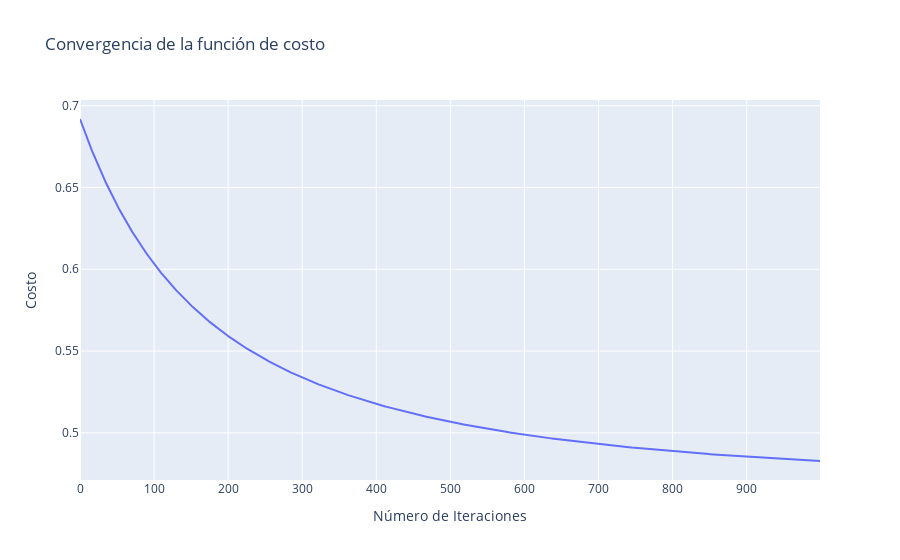

Notebook code for this chart:
### Markdown cell above
El siguiente gráfico muestra cómo la función de costo disminuye hacia un mínimo a lo largo de las iteraciones a medida que se entrena el modelo de regresión logística. Del mismo modo, se puede deducir que el costo es una función monótona decreciente de las iteraciones, lo que significa que el algoritmo de descenso de gradiente está haciendo un buen trabajo disminuyendo los parámetros del modelo de manera efectiva para minimizar el error. La caída es más aguda al principio, lo que significa que las primeras iteraciones están contribuyendo en gran medida a la mejora de la precisión. Pero luego se nivela, lo que significa que el modelo realmente está llegando cerca de la convergencia. Este es un comportamiento clásico en la optimización de modelos de machine learning, a saber, que una vez que comienza el proceso de descenso, la magnitud de los movimientos iniciales es la más significativa, y los ajustes se refinan progresivamente mientras los parámetros se acercan a su equilibrio. Como se muestra en la gráfica, el modelo está efectivamente descendiendo hacia el mínimo de la función de costo, lo cual es una buena señal de que está aprendiendo correctamente de los datos.

### Code cell
# Gráfico de la función de costo
fig = go.Figure()

fig.add_trace(go.Scatter(
    x=list(range(len(cost_history))),
    y=cost_history,
    mode='lines',
    name='Costo'
))

fig.update_layout(
    title='Convergencia de la función de costo',
    xaxis_title='Número de Iteraciones',
    yaxis_title='Costo'
)

fig.show()

### Figure 1 — Plotly figure (JSON) as saved in the notebook; plotly's stock layout.template omitted (floating-point values rounded to 4 significant figures; data arrays with more than 128 entries replaced by an {"elided": "..."} marker saying what was removed)
{"data": [{"mode": "lines", "name": "Costo", "type": "scatter", "x": {"elided": "1000 int values"}, "y": {"elided": "1000 float values"}}], "layout": {"title": {"text": "Convergencia de la función de costo"}, "xaxis": {"title": {"text": "Número de Iteraciones"}}, "yaxis": {"title": {"text": "Costo"}}}}
